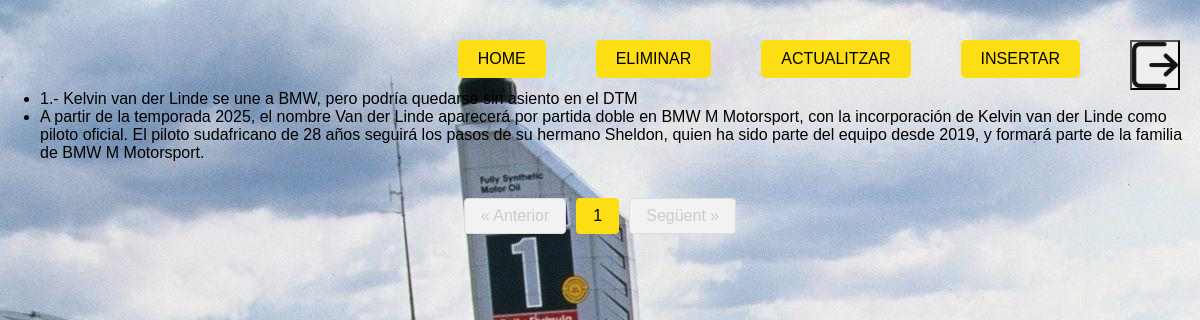
/index.php?action=home (signed in), run on the app's committed database.
### tables this page shows
CREATE TABLE `articles` (
  `id` int(11) NOT NULL,
  `titol` varchar(100) NOT NULL,
  `cos` text NOT NULL,
  `data` date NOT NULL,
  `user_id` int(11) NOT NULL
);

### model/model_articles.php (called while the page is built, shortened)
<?php
function mostrarTotsArticles(){
	try{
		$connexio = new PDO('mysql:host=localhost;dbname=pt04_Xavi_Gallego', 'root', '');
		$stmt = $connexio->prepare('SELECT id,titol,cos FROM articles');
		$stmt->execute();
		$resultats = $stmt->fetchAll();
		return $resultats;
	}catch(PDOException $e){
		echo "Error: ". $e->getMessage();
	}
}

### controller/controlador_index_session.php (the view, shortened to what this page needs)
<?php
include './model/model_articles.php';
    $articles = mostrarTotsArticles();
$paginaActual = isset($_GET['page']) ? (int)$_GET['page'] : 1;
$totalPagines = 0;
$totalArticulos = count($articles);
$articulosPorPagina = 3;
if ($totalArticulos > 0) {
    $totalPagines = ceil($totalArticulos / $articulosPorPagina);
}
$offset = ($paginaActual - 1) * $articulosPorPagina;
$articles = array_slice($articles, $offset, $articulosPorPagina);
?>
			<?php if (!empty($articles)){ ?>
				<ul>
					<?php foreach ($articles as $article){ ?>
						<li>
							<?= isset($article['id']) ? $article['id'] : 'Sense ID' ?>.-
							<?= isset($article['titol']) ? htmlspecialchars($article['titol']) : 'Sense Titol' ?>
						</li>
						<li>
							<?= isset($article['cos']) ? htmlspecialchars($article['cos']) : 'Sense Cos' ?>
						</li>
					<?php } ?>
				</ul>
			<?php }else{ ?>
				<p>No hi ha articles disponibles en aquesta pàgina.</p>
			<?php } ?>
			<section class="paginacio">
				<ul>
					<?php if ($paginaActual > 1){ ?>
						<li><a href="?page=<?= $paginaActual - 1 ?>">&laquo; Anterior</a></li>
					<?php }else{ ?>
						<li class="disabled"><a href="#">&laquo; Anterior</a></li>
					<?php } ?>
					<?php for ($i = 1; $i <= $totalPagines; $i++){ ?>
						<?php if ($paginaActual == $i){ ?>
							<li class="active"><a href="#"><?= $i ?></a></li>
						<?php }else{ ?>
							<li><a href="?page=<?= $i ?>"><?= $i ?></a></li>
						<?php } ?>
					<?php }?>
					<?php if ($paginaActual < $totalPagines){ ?>
						<li><a href="?page=<?= $paginaActual + 1 ?>">Següent &raquo;</a></li>
					<?php }else{?>
						<li class="disabled"><a href="#">Següent &raquo;</a></li>
					<?php } ?>
				</ul>
			</section>
</body>

### index.php (shortened to what this page needs)
<?php
$action = $_GET['action'] ?? 'home';
if ($_SERVER['REQUEST_METHOD'] === 'GET') {
    if (isset($_SESSION['correu'])) {
        switch ($action) {
            case 'home':
                include 'views/home_session.php';
                include './controller/controlador_index_session.php';
                break;
        }
    }
}
?>

### views/home_session.php (shortened to what this page needs)
<!DOCTYPE html>
<html lang="en">
<head>
    <link rel="stylesheet" href="./estil/estil_sesion.css">
</head>
<body>
<div class="header">
<form method="get" action="index.php">
    <button type="submit" class="icon_logout" name="Logout"></button>
</form>
<form  action="index.php" method="GET">
    <input class="boto_header" name="action" type="submit" value="INSERTAR">
</form>
<form action="index.php" method="GET">
    <input class="boto_header" name="action" type="submit" value="ACTUALITZAR">
</form>
<form action="index.php" method="GET">
    <input class="boto_header" name="action" type="submit" value="ELIMINAR">
</form>
<form action="index.php" method="GET">
    <input class="boto_header" name="action" type="submit" value="HOME">
</form>
</div>
</body>
</html>

### estil/estil_sesion.css (style rules this page uses)
.icon_logout { margin-left: 10px; width: 50px; height: 50px; background-image: url('../photos/logout_icon.png'); background-size: cover; background-position: center; float: right; margin-left: 10px; }
body { font-family: Arial, sans-serif; background-color: #f4f4f4; margin: 0; padding: 0; background-image: url('../photos/wallpaper.jpg'); }
.header { padding: 20px; max-width: 1200px; margin: 20px auto; border-radius: 5px; }
.boto_header { background-color: #FDDE14; font-size: 16px; border: none; padding: 10px 20px; cursor: pointer; border-radius: 5px; transition: background-color 0.3s; float: right; margin-right: 40px; margin-left: 10px; }
.paginacio { text-align: center; margin-top: 20px; }
.paginacio ul { list-style-type: none; padding: 0; display: inline-flex; }
.paginacio li { margin: 0 5px; }
.paginacio a { display: inline-block; padding: 8px 16px; color: #333; background-color: #f2f2f2; border: 1px solid #ddd; border-radius: 4px; text-decoration: none; transition: background-color 0.3s; }
.paginacio .active a { background-color: #FDDE14; color: black; border: 1px solid #FDDE14; }
.paginacio .disabled a { color: #ccc; pointer-events: none; }

### data on the page
articles: id "1", titol "Kelvin van der Linde se une a BMW, pero podría quedarse sin asiento en el DTM", cos "A partir de la temporada 2025, el nombre Van der Linde aparecerá por partida doble en BMW M Motorsport, con la incorporación de Kelvin van der Linde como piloto oficial. El piloto sudafricano de 28 años seguirá los pasos de su hermano Sheldon, quien ha sido parte del equipo desde 2019, y formará parte de la familia de BMW M Motorsport."
